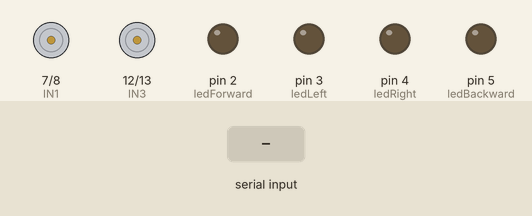
The sketch below on a simulated Arduino Uno, built with avr-gcc and run on an emulated ATmega328P. Parts: motor-driver pin pairs drawn as motors (green arrow = first pin HIGH = forward, orange = second pin HIGH = backward, longer = more drive, scaled by the enable pin), output pins drawn as LEDs (lit = HIGH). Inputs (shaded band) come from the test bench.

Above: at 1.2 s.
1.3 s: "F" received over Serial
At 2.2 s:
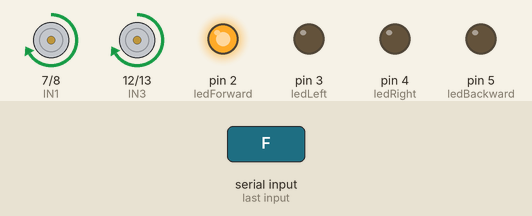
2.8 s: "B" received over Serial
At 5.5 s:
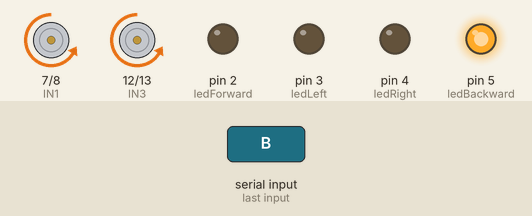
5.8 s: "L" received over Serial
At 8.0 s:
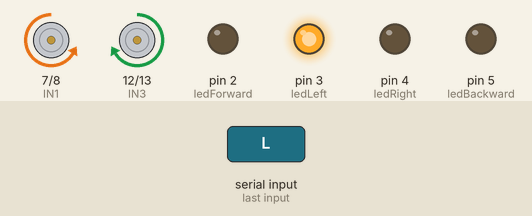
8.8 s: "R" received over Serial
At 11.5 s:
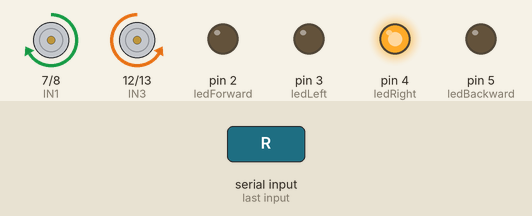
11.8 s: "S" received over Serial
At 13.8 s:
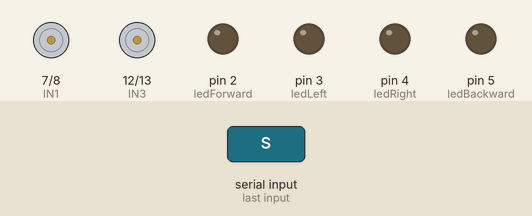
Timing chart, 0 to 15.3 s (numbered marks = the images above; inputs shaded):
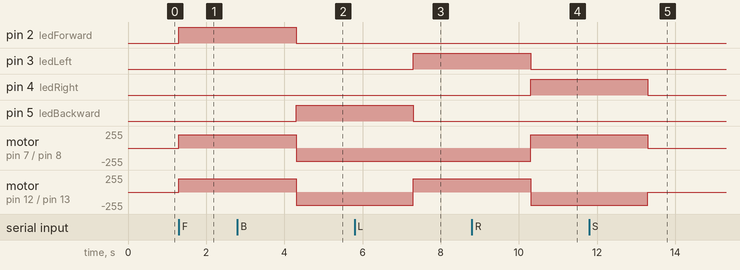

The sketch:

arduinoRobo.ino
```cpp
// Motor driver pins
int ENA = 10;
int IN1 = 7;
int IN2 = 8;
int IN3 = 12;
int IN4 = 13;
int ENB = 9;

// LED pins
int ledForward = 2;
int ledBackward = 5;
int ledLeft = 3;
int ledRight = 4;

void setup() {
  // Motor pins
  pinMode(ENA, OUTPUT);
  pinMode(ENB, OUTPUT);
  pinMode(IN1, OUTPUT);
  pinMode(IN2, OUTPUT);
  pinMode(IN3, OUTPUT);
  pinMode(IN4, OUTPUT);

  // LED pins
  pinMode(ledForward, OUTPUT);
  pinMode(ledBackward, OUTPUT);
  pinMode(ledLeft, OUTPUT);
  pinMode(ledRight, OUTPUT);

  Serial.begin(9600); // Communication with ESP32
}

void loop() {
  // Wait for command from ESP32 (Bluetooth control or autonomous)
  if (Serial.available()) {
    char command = Serial.read();
    executeCommand(command);
  }
}

// Execute motor + LED actions
void executeCommand(char cmd) {
  stopMotors(); // Stop first before changing direction

  switch (cmd) {
    case 'F': // Forward
      moveForward();
      digitalWrite(ledForward, HIGH);
      break;

    case 'B': // Backward
      moveBackward();
      digitalWrite(ledBackward, HIGH);
      break;

    case 'L': // Turn Left
      turnLeft();
      digitalWrite(ledLeft, HIGH);
      break;

    case 'R': // Turn Right
      turnRight();
      digitalWrite(ledRight, HIGH);
      break;

    case 'S': // Stop
      stopMotors();
      break;

    default:
      stopMotors();
      break;
  }

  // Turn off all LEDs after 3 seconds
  delay(3000);
  digitalWrite(ledForward, LOW);
  digitalWrite(ledBackward, LOW);
  digitalWrite(ledLeft, LOW);
  digitalWrite(ledRight, LOW);
}

// Motor control functions
void moveForward() {
  analogWrite(ENA, 200);
  analogWrite(ENB, 200);
  digitalWrite(IN1, HIGH);
  digitalWrite(IN2, LOW);
  digitalWrite(IN3, HIGH);
  digitalWrite(IN4, LOW);
}

void moveBackward() {
  analogWrite(ENA, 200);
  analogWrite(ENB, 200);
  digitalWrite(IN1, LOW);
  digitalWrite(IN2, HIGH);
  digitalWrite(IN3, LOW);
  digitalWrite(IN4, HIGH);
}

void turnLeft() {
  analogWrite(ENA, 200);
  analogWrite(ENB, 200);
  digitalWrite(IN1, LOW);
  digitalWrite(IN2, HIGH);
  digitalWrite(IN3, HIGH);
  digitalWrite(IN4, LOW);
}

void turnRight() {
  analogWrite(ENA, 200);
  analogWrite(ENB, 200);
  digitalWrite(IN1, HIGH);
  digitalWrite(IN2, LOW);
  digitalWrite(IN3, LOW);
  digitalWrite(IN4, HIGH);
}

void stopMotors() {
  digitalWrite(IN1, LOW);
  digitalWrite(IN2, LOW);
  digitalWrite(IN3, LOW);
  digitalWrite(IN4, LOW);
}
```

Measured:
- after the input at 1.3 s, pin 2 (ledForward): LOW → HIGH at once; motor on pin 7 (IN1) / pin 8 (IN2), motor on pin 12 (IN3) / pin 13 (IN4): stopped → forward 200/255 at once
- after the input at 2.8 s, pin 5 (ledBackward): LOW → HIGH after 1.5 s; motor on pin 7 (IN1) / pin 8 (IN2), motor on pin 12 (IN3) / pin 13 (IN4): forward 200/255 → backward 200/255 after 1.5 s
- after the input at 5.8 s, pin 3 (ledLeft): LOW → HIGH after 1.5 s; motor on pin 12 (IN3) / pin 13 (IN4): backward 200/255 → forward 200/255 after 1.5 s
- after the input at 8.8 s, pin 4 (ledRight): LOW → HIGH after 1.5 s; motor on pin 7 (IN1) / pin 8 (IN2): backward 200/255 → forward 200/255 after 1.5 s; motor on pin 12 (IN3) / pin 13 (IN4): forward 200/255 → backward 200/255 after 1.5 s
- after the input at 11.8 s, motor on pin 7 (IN1) / pin 8 (IN2): forward 200/255 → stopped after 1.5 s; motor on pin 12 (IN3) / pin 13 (IN4): backward 200/255 → stopped after 1.5 s
